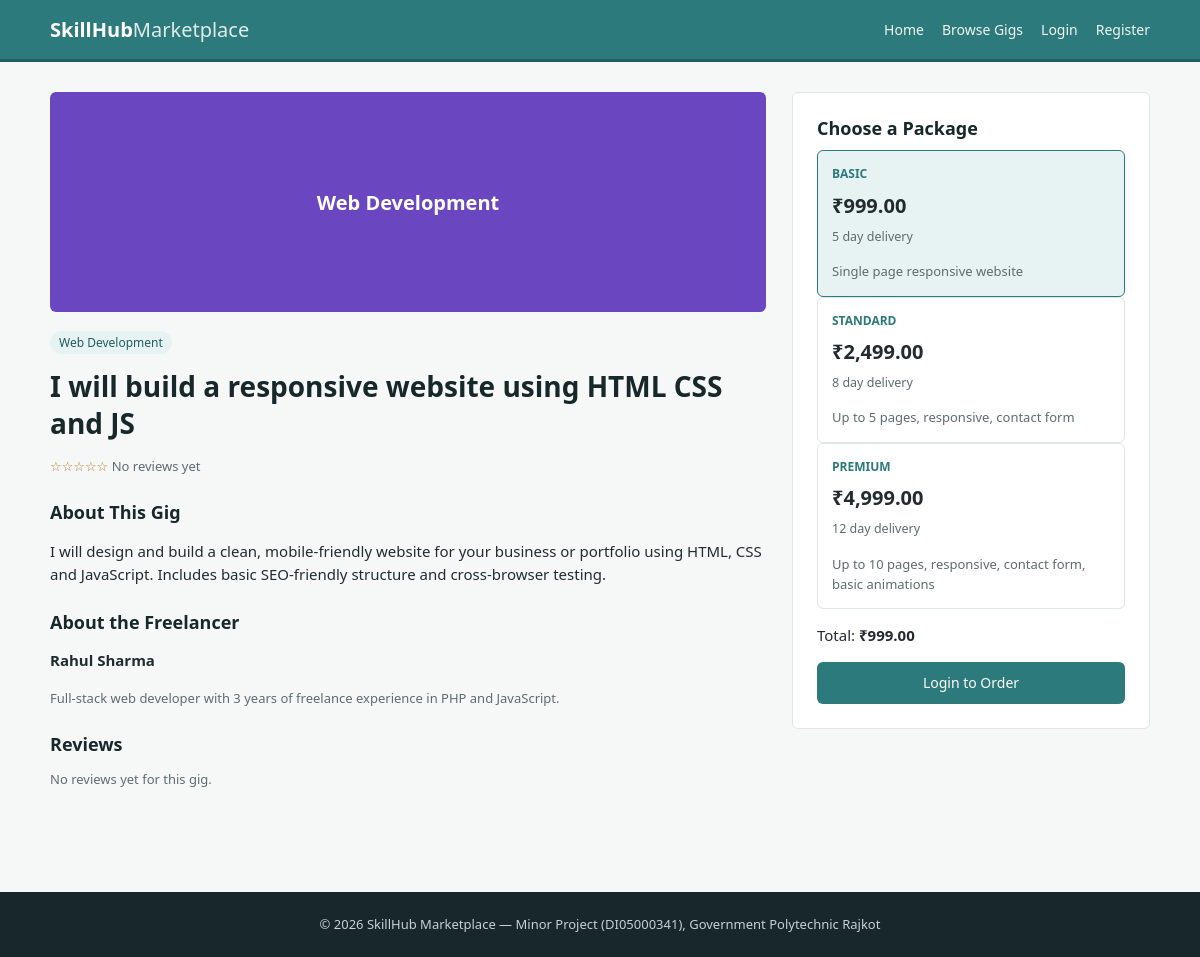
The app's page /gig_detail.php?id=1 with its own data.
### tables this page shows
CREATE TABLE IF NOT EXISTS gigs (
    gig_id INT AUTO_INCREMENT PRIMARY KEY,
    freelancer_id INT NOT NULL,
    category_id INT NOT NULL,
    title VARCHAR(200) NOT NULL,
    description TEXT NOT NULL,
    image VARCHAR(255) DEFAULT NULL,
    created_at DATETIME DEFAULT CURRENT_TIMESTAMP,
    status ENUM('active','inactive') NOT NULL DEFAULT 'active',
    FOREIGN KEY (freelancer_id) REFERENCES users(user_id) ON DELETE CASCADE,
    FOREIGN KEY (category_id) REFERENCES categories(category_id)
);

CREATE TABLE IF NOT EXISTS categories (
    category_id INT AUTO_INCREMENT PRIMARY KEY,
    category_name VARCHAR(100) NOT NULL,
    icon VARCHAR(50) DEFAULT NULL
);

CREATE TABLE IF NOT EXISTS users (
    user_id INT AUTO_INCREMENT PRIMARY KEY,
    name VARCHAR(100) NOT NULL,
    email VARCHAR(150) NOT NULL UNIQUE,
    password VARCHAR(255) NOT NULL,
    role ENUM('client','freelancer','admin') NOT NULL DEFAULT 'client',
    profile_pic VARCHAR(255) DEFAULT NULL,
    bio TEXT DEFAULT NULL,
    created_at DATETIME DEFAULT CURRENT_TIMESTAMP,
    status ENUM('active','blocked') NOT NULL DEFAULT 'active'
);

CREATE TABLE IF NOT EXISTS gig_packages (
    package_id INT AUTO_INCREMENT PRIMARY KEY,
    gig_id INT NOT NULL,
    package_type ENUM('basic','standard','premium') NOT NULL,
    price DECIMAL(10,2) NOT NULL,
    delivery_days INT NOT NULL,
    description VARCHAR(255) DEFAULT NULL,
    FOREIGN KEY (gig_id) REFERENCES gigs(gig_id) ON DELETE CASCADE
);

### functions.php (called while the page is built, shortened)
<?php
function clean($str) {
    return htmlspecialchars(trim($str ?? ''), ENT_QUOTES, 'UTF-8');
}
function isLoggedIn() {
    return isset($_SESSION['user_id']);
}
function starRating($rating) {
    $rating = round((float)$rating);
    $out = '';
    for ($i = 1; $i <= 5; $i++) {
        $out .= $i <= $rating ? '&#9733;' : '&#9734;';
    }
    return $out;
}
function formatMoney($amount) {
    return '&#8377;' . number_format((float)$amount, 2);
}
function categoryColor($categoryName) {
    $palette = ['2C7A7B', '2B6CB0', 'B7791F', '6B46C1', 'C05621', '2F855A'];
    $index = crc32($categoryName ?? '') % count($palette);
    return $palette[abs($index)];
}

### gig_detail.php (the view, shortened to what this page needs)
<?php
require_once __DIR__ . '/../includes/functions.php';
$gigId = isset($_GET['id']) ? (int)$_GET['id'] : 0;
$stmt = $conn->prepare("
    SELECT g.gig_id, g.title, g.description, g.image, g.freelancer_id, c.category_name,
           u.name AS freelancer_name, u.bio AS freelancer_bio, u.profile_pic
    FROM gigs g
    JOIN users u ON g.freelancer_id = u.user_id
    JOIN categories c ON g.category_id = c.category_id
    WHERE g.gig_id = ? AND g.status = 'active'
");
$stmt->bind_param("i", $gigId);
$stmt->execute();
$gig = $stmt->get_result()->fetch_assoc();
$pkgStmt = $conn->prepare("SELECT * FROM gig_packages WHERE gig_id = ? ORDER BY FIELD(package_type,'basic','standard','premium')");
$pkgStmt->bind_param("i", $gigId);
$pkgStmt->execute();
$packages = $pkgStmt->get_result()->fetch_all(MYSQLI_ASSOC);
$reviewStmt = $conn->prepare("
    SELECT r.rating, r.comment, r.created_at, cl.name AS client_name
    FROM reviews r
    JOIN orders o ON r.order_id = o.order_id
    JOIN users cl ON r.client_id = cl.user_id
    WHERE o.gig_id = ? ORDER BY r.created_at DESC
");
$reviewStmt->bind_param("i", $gigId);
$reviewStmt->execute();
$reviews = $reviewStmt->get_result();
$avgStmt = $conn->prepare("SELECT ROUND(AVG(r.rating),1) AS avg_r, COUNT(*) AS cnt FROM reviews r JOIN orders o ON r.order_id = o.order_id WHERE o.gig_id = ?");
$avgStmt->bind_param("i", $gigId);
$avgStmt->execute();
$avgRow = $avgStmt->get_result()->fetch_assoc();
include __DIR__ . '/../includes/header.php';
?>
<div class="two-col">
    <div class="col-main">
        <?php if (!empty($gig['image'])): ?>
            <img src="uploads/<?php echo clean($gig['image']); ?>" alt="Gig image" style="border-radius:6px; border:1px solid var(--border); margin-bottom:18px;">
        <?php else: ?>
            <div class="gig-thumb" style="height:220px; border-radius:6px; font-size:20px; background:#<?php echo categoryColor($gig['category_name']); ?>; margin-bottom:18px;">
                <?php echo clean($gig['category_name']); ?>
            </div>
        <?php endif; ?>
        <span class="badge-inline"><?php echo clean($gig['category_name']); ?></span>
        <h1 class="mt-15"><?php echo clean($gig['title']); ?></h1>
        <div class="gig-rating mt-15">
            <?php echo starRating($avgRow['avg_r'] ?? 0); ?>
            <span class="count"><?php echo $avgRow['avg_r'] ? $avgRow['avg_r'] . ' (' . $avgRow['cnt'] . ' reviews)' : 'No reviews yet'; ?></span>
        </div>
        <h3 class="mt-25">About This Gig</h3>
        <p><?php echo nl2br(clean($gig['description'])); ?></p>
        <h3 class="mt-25">About the Freelancer</h3>
        <p><strong><?php echo clean($gig['freelancer_name']); ?></strong></p>
        <p class="small-text"><?php echo clean($gig['freelancer_bio'] ?: 'No bio provided.'); ?></p>
        <h3 class="mt-25">Reviews</h3>
        <?php if ($reviews->num_rows > 0): ?>
            <?php while ($r = $reviews->fetch_assoc()): ?>
                <div class="review-item">
                    <div class="review-stars"><?php echo starRating($r['rating']); ?></div>
                    <p style="margin:6px 0;"><?php echo clean($r['comment']); ?></p>
                    <div class="small-text"><?php echo clean($r['client_name']); ?> &middot; <?php echo date('d M Y', strtotime($r['created_at'])); ?></div>
                </div>
            <?php endwhile; ?>
        <?php else: ?>
            <p class="small-text">No reviews yet for this gig.</p>
        <?php endif; ?>
    </div>
    <div class="col-side">
        <div class="basic-form">
            <h3>Choose a Package</h3>
            <form method="POST" action="client/order.php">
                <?php $first = true; foreach ($packages as $pkg): ?>
                    <div class="package-tab <?php echo $first ? 'selected' : ''; ?>"
                         data-package-id="<?php echo $pkg['package_id']; ?>"
                         data-price-display="<?php echo formatMoney($pkg['price']); ?>">
                        <div class="ptype"><?php echo clean($pkg['package_type']); ?></div>
                        <div class="pprice"><?php echo formatMoney($pkg['price']); ?></div>
                        <div class="pdays"><?php echo (int)$pkg['delivery_days']; ?> day delivery</div>
                        <div class="small-text mt-15"><?php echo clean($pkg['description']); ?></div>
                    </div>
                    <?php $first = false; endforeach; ?>
                <p class="mt-15">Total: <strong id="order-total-price"><?php echo formatMoney(!empty($packages) ? $packages[0]['price'] : 0); ?></strong></p>
                <?php if (!isLoggedIn()): ?>
                    <a href="auth/login.php" class="btn btn-block">Login to Order</a>
                <?php elseif (currentRole() !== 'client'): ?>
                    <p class="small-text">Only client accounts can place orders.</p>
                <?php elseif ($gig['freelancer_id'] == currentUserId()): ?>
                    <p class="small-text">You cannot order your own gig.</p>
                <?php else: ?>
                    <button type="submit" class="btn btn-block">Continue to Order</button>
                <?php endif; ?>
            </form>
        </div>
    </div>
</div>
<?php include __DIR__ . '/../includes/footer.php'; ?>

### style.css (style rules this page uses)
:root { --primary: #2c7a7b; --primary-dark: #205e5f; --primary-light: #e6f3f2; --accent: #c05621; --text: #222b2e; --text-muted: #5f6b6d; --border: #dfe6e5; --bg: #f6f8f8; --white: #ffffff; --danger: #c53030; --danger-light: #fbe6e6; --success: #2f855a; --success-light: #e6f4ea; --radius: 6px; }
* { box-sizing: border-box; }
html, body { margin: 0; padding: 0; }
body { font-family: "Segoe UI", Arial, Helvetica, sans-serif; background: var(--bg); color: var(--text); line-height: 1.55; font-size: 15px; }
a { color: var(--primary); text-decoration: none; }
h1, h2, h3, h4 { color: #17272a; line-height: 1.3; margin-top: 0; }
h1 { font-size: 28px; margin-bottom: 14px; }
h3 { font-size: 18px; margin-bottom: 10px; }
.btn { display: inline-block; background: var(--primary); color: var(--white) !important; border: none; padding: 10px 18px; border-radius: var(--radius); font-size: 14px; cursor: pointer; text-decoration: none !important; }
.btn-block { display: block; width: 100%; text-align: center; }
.basic-form { background: var(--white); border: 1px solid var(--border); border-radius: var(--radius); padding: 24px; }
.small-text { color: var(--text-muted); font-size: 13px; }
.mt-15 { margin-top: 15px; }
.mt-25 { margin-top: 25px; }
.gig-thumb { height: 140px; display: flex; align-items: center; justify-content: center; color: var(--white); font-weight: 600; font-size: 14px; text-align: center; padding: 10px; }
.gig-rating { font-size: 13px; color: #b7791f; margin-bottom: 8px; }
.gig-rating .count { color: var(--text-muted); }
.package-tab { flex: 1; min-width: 140px; border: 1px solid var(--border); border-radius: var(--radius); padding: 14px; background: var(--white); cursor: pointer; }
.package-tab.selected { border-color: var(--primary); background: var(--primary-light); }
.package-tab .ptype { font-weight: 700; text-transform: uppercase; font-size: 12px; color: var(--primary); }
.package-tab .pprice { font-size: 20px; font-weight: 700; margin: 6px 0; }
.package-tab .pdays { font-size: 12.5px; color: var(--text-muted); }
.two-col { display: flex; gap: 26px; flex-wrap: wrap; }
.two-col .col-main { flex: 2; min-width: 300px; }
.two-col .col-side { flex: 1; min-width: 260px; }
.badge-inline { background: var(--primary-light); color: var(--primary-dark); padding: 3px 9px; border-radius: 12px; font-size: 12px; }

### records on screen
gigs: category.category_name "Web Development", title "I will build a responsive website using HTML CSS and JS", description "I will design and build a clean, mobile-friendly website for your business or portfolio using HTML, CSS and JavaScript. Includes basic SEO-friendly structure and cross-browser testing.", freelancer.name "Rahul Sharma", freelancer.bio "Full-stack web developer with 3 years of freelance experience in PHP and JavaScript."
gig_packages: package_type "BASIC", price "₹999.00", delivery_days "5", description "Single page responsive website"
gig_packages: package_type "STANDARD", price "₹2,499.00", delivery_days "8", description "Up to 5 pages, responsive, contact form"
gig_packages: package_type "PREMIUM", price "₹4,999.00", delivery_days "12", description "Up to 10 pages, responsive, contact form, basic animations"

### other values on screen
starRating($avgRow['avg_r'] ?? 0) "☆☆☆☆☆"
